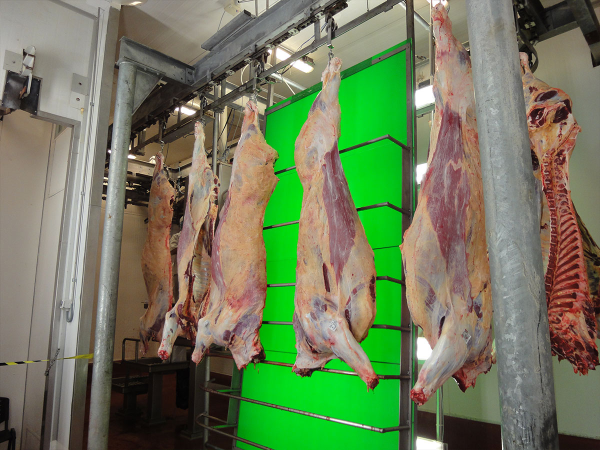
#> input picture images/carcasses.jpg, 1200 x 900 px (shown at 1/2 size)
$ python colour_recognition.py
#> lines starting #> are read from the running program, lines starting #| are printed output that depends on the picture; after the words box and inside, x2 and y2 are one past the last pixel; in counts of white or black regions, pixels touching at a corner belong together
import cv2
import numpy as np


# [22 lines left out: functions canny_edge_detection, contour, not called in this run]


def draw_bbs(image, boxes):
    image_with_boxes = image.copy()
    for box in boxes:
        x_min, y_min, x_max, y_max = box
        cv2.rectangle(
            image_with_boxes, (x_min, y_min), (x_max, y_max), (0, 255, 0), 2
        )  # Draw a green bounding box

    return image_with_boxes


# [37 lines left out: function non_max_suppression, not called in this run]


def getBoxes(image, contours, min_box_size=1000):
    bounding_boxes = []

    for contour in contours:
        x, y, w, h = cv2.boundingRect(contour)
        box_size = w * h

        if box_size >= min_box_size and x / y > 9 / 16:
            bounding_boxes.append((x, y, x + w, y + h))

    return bounding_boxes


def morph(mask):
    kernel = np.ones((2, 2), np.uint8)
    return cv2.morphologyEx(mask, cv2.MORPH_OPEN, kernel)


def cca(mask):
    num_labels, labels, stats, centroids = cv2.connectedComponentsWithStats(
        mask, connectivity=8
    )

    # Filter unwanted components based on area (you may adjust the area threshold)
    min_area_threshold = 1000
    filtered_mask = np.zeros_like(mask)

    for label in range(1, num_labels):
        if stats[label, cv2.CC_STAT_AREA] > min_area_threshold:
            filtered_mask[labels == label] = 255

    # Fill in the connected areas
    contours, _ = cv2.findContours(
        filtered_mask, cv2.RETR_EXTERNAL, cv2.CHAIN_APPROX_SIMPLE
    )
    cv2.fillPoly(filtered_mask, contours, color=(255, 255, 255))

    return filtered_mask


img = cv2.imread("images/carcasses.jpg")
#> img is the input picture: shape (900, 1200, 3); mean B, G, R 90.1, 123.6, 110.6
# img = cv2.imread("images/VBS-2000-03-eplusv-produktbilder-rind.jpg")
# img = cv2.imread("images/canal(2).jpg")

# Convert the image to HSV color space
hsv_img = cv2.cvtColor(img, cv2.COLOR_BGR2HSV)
#> hsv_img: shape (900, 1200, 3); mean H, S, V 38, 86.4, 136.5

# Define the lower and upper bboundounds for the HSV values of the beef carcass
lower_bound = np.array([2, 0, 185])
upper_bound = np.array([25, 255, 255])

lower_bound_red = np.array([170, 0, 0])
upper_bound_red = np.array([180, 255, 255])
# Create a binary mask using the inRange function
mask = cv2.inRange(hsv_img, lower_bound, upper_bound)
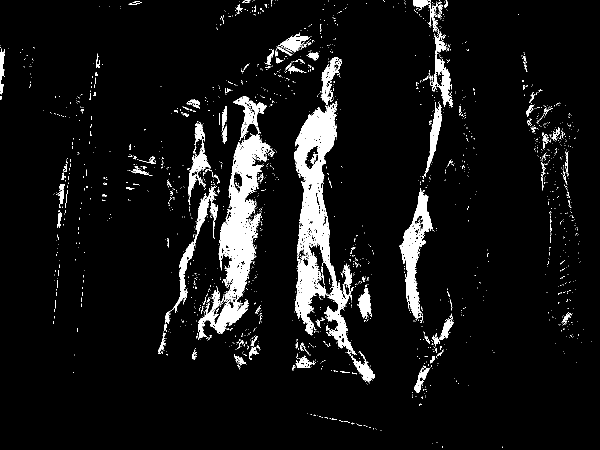
#> mask: shape (900, 1200) (shown at 1/2 size); 6.9% white; 2004 white regions (1874 under 20 px), largest, box (x1, y1, x2, y2) and area: (589, 202, 711, 710) 21692, (396, 269, 548, 680) 17896, (798, 376, 866, 638) 5776
mask_red = cv2.inRange(hsv_img, lower_bound_red, upper_bound_red)
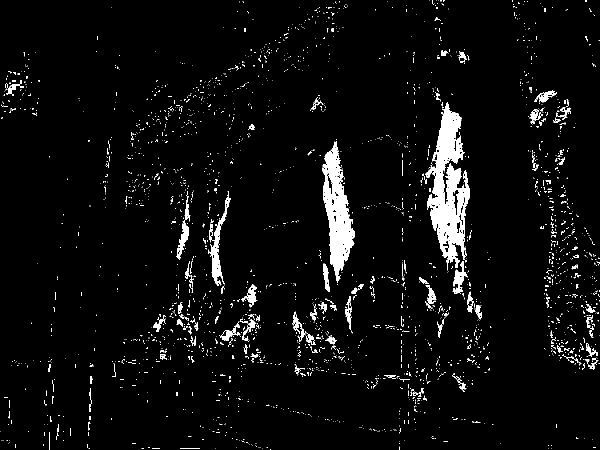
#> mask_red: shape (900, 1200) (shown at 1/2 size); 4.3% white; 2573 white regions (2405 under 20 px), largest, box (x1, y1, x2, y2) and area: (851, 204, 940, 541) 13944, (644, 282, 710, 566) 8656, (416, 382, 462, 572) 1790

mask_combined = cv2.bitwise_or(mask, mask_red)
#> mask_combined: shape (900, 1200); 11.2% white; 4096 white regions (3844 under 20 px), largest, box (x1, y1, x2, y2) and area: (584, 202, 715, 710) 32513, (798, 56, 940, 638) 23502, (389, 269, 548, 682) 20916


mask = cca(mask_combined)
#> in cca, `num_labels, labels, stats, centroids = cv2.connectedComponentsWithStat..`:
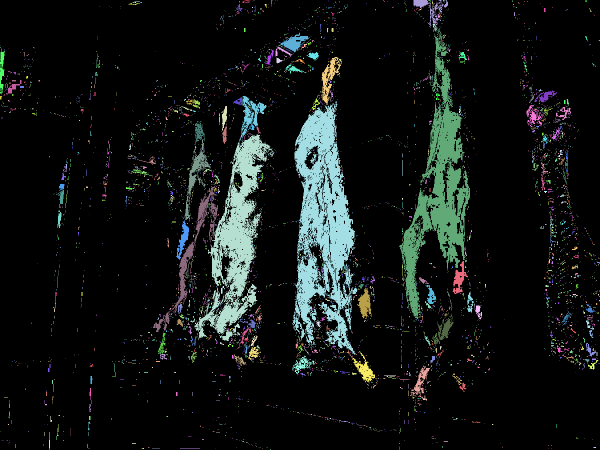
#> labels: shape (900, 1200) int32 (shown at 1/2 size); 4097 distinct labels, from 0 to 4096; one colour per label, 0 black
#> in cca, `num_labels, labels, stats, centroids = cv2.connectedComponentsWithStat..`: num_labels = 4097; centroids = 4097 pairs, first value 0 to 1199, second value 0 to 898
#> after the loop in cca, `for label in range(1, num_labels):`:
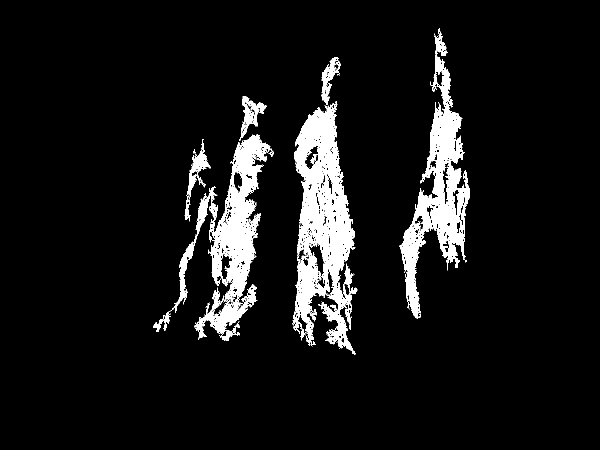
#> filtered_mask: shape (900, 1200) (shown at 1/2 size); 7.9% white; 7 white regions
#> in cca, `contours, _ = cv2.findContours( filtered_mask, cv2.RETR_EXTERNAL, cv2...`: contours = 7 contours; box (x1, y1, x2, y2) and area: (584, 202, 715, 710) 37042, (798, 56, 940, 638) 25614, (389, 269, 548, 682) 22758, (306, 372, 436, 664) 3070, (478, 192, 533, 282) 1630, (369, 278, 421, 443) 1452, (643, 114, 682, 210) 1375
#> in cca, `cv2.fillPoly(filtered_mask, contours, color=(255, 255, 255))`:
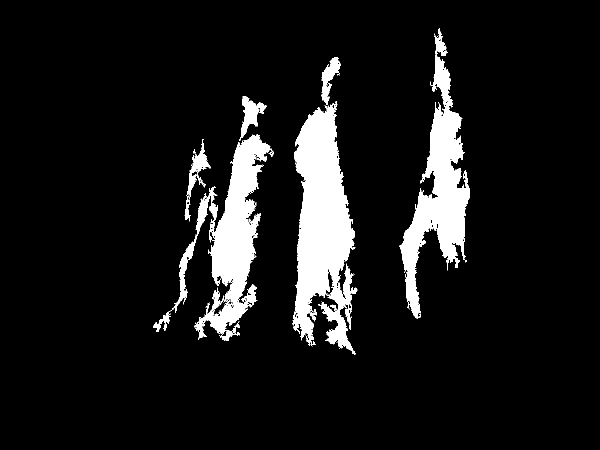
#> filtered_mask: shape (900, 1200) (shown at 1/2 size); 9.2% white; 7 white regions
# mask = mask_combined
# Apply the mask to the original img
result_masked = cv2.bitwise_and(img, img, mask=mask)
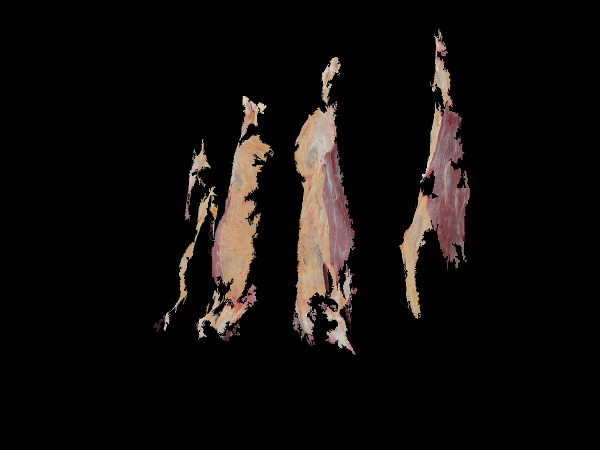
#> result_masked: shape (900, 1200, 3) (shown at 1/2 size); mean B, G, R 11.3, 12.9, 16.1
contours, _ = cv2.findContours(mask, cv2.RETR_EXTERNAL, cv2.CHAIN_APPROX_SIMPLE)

boxes = getBoxes(img, contours, 10000)
#> the loop in getBoxes, `for contour in contours:` made 7 passes
#> (x, y, w, h, box_size) on passes 1 to 7: (306, 372, 130, 292, 37960), (369, 278, 52, 165, 8580), (389, 269, 159, 413, 65667), (584, 202, 131, 508, 66548), (478, 192, 55, 90, 4950), (643, 114, 39, 96, 3744), (798, 56, 142, 582, 82644)
#> after the loop in getBoxes, `for contour in contours:`: bounding_boxes = [(306, 372, 436, 664), (389, 269, 548, 682), (584, 202, 715, 710), (798, 56, 940, 638)]
#> boxes has the same summary as bounding_boxes in getBoxes
# boxes = non_max_suppression(boxes, 0.0)
result = draw_bbs(img, boxes)
#> the loop in draw_bbs, `for box in boxes:` made 4 passes
#> after the loop in draw_bbs, `for box in boxes:`:
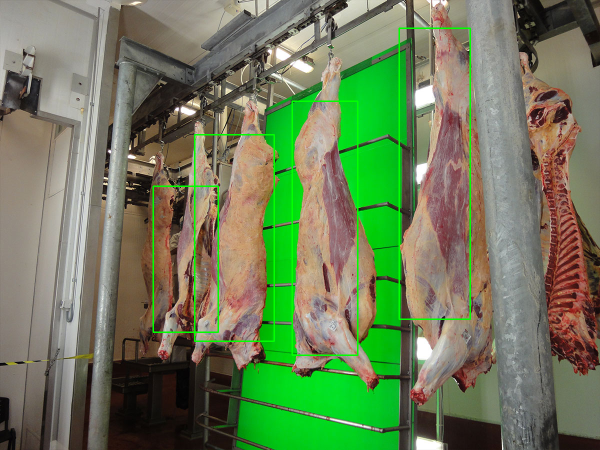
#> image_with_boxes: shape (900, 1200, 3) (shown at 1/2 size); 1.31% of pixels changed, all inside (x1, y1, x2, y2) = (305, 55, 942, 712)

# Display the results
# cv2.imshow("HSV Color Thresholding Mask", mask_combined)
cv2.imshow("Result", result_masked)
# contour(result_masked)
# cv2.drawContours(img, contours, -1, (0, 0, 255), 2)
cv2.imshow("Original img", img)
cv2.imshow("result", result)
# cv2.imshow("Result", result_masked)
cv2.waitKey(0)
cv2.destroyAllWindows()

$ run again, with images/VBS-2000-03-eplusv-produktbilder-rind.jpg copied over images/carcasses.jpg
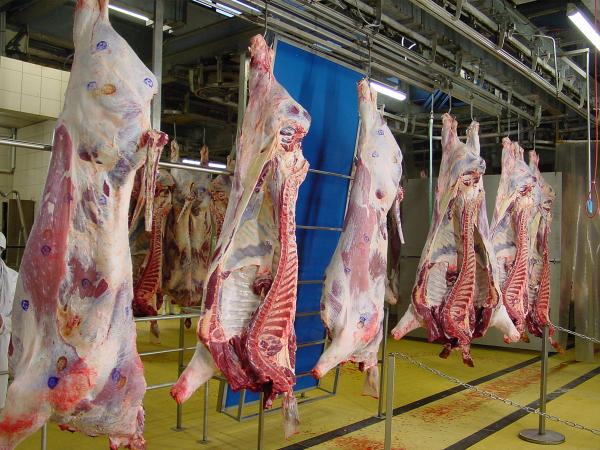
#> input picture images/VBS-2000-03-eplusv-produktbilder-rind.jpg, 1200 x 900 px (shown at 1/2 size)
#> img is the input picture: shape (900, 1200, 3); mean B, G, R 87.2, 103.2, 120.5
#> hsv_img: shape (900, 1200, 3); mean H, S, V 46.7, 100.1, 127.1
#> mask: shape (900, 1200); 11.6% white; 2683 white regions (2428 under 20 px), largest, box (x1, y1, x2, y2) and area: (130, 309, 292, 816) 19236, (411, 199, 619, 604) 13428, (631, 536, 771, 754) 9880
#> mask_red: shape (900, 1200); 9.3% white; 4311 white regions (3874 under 20 px), largest, box (x1, y1, x2, y2) and area: (43, 250, 148, 569) 11786, (680, 311, 776, 629) 10618, (402, 608, 573, 818) 9494
#> mask_combined: shape (900, 1200); 20.8% white; 4732 white regions (4447 under 20 px), largest, box (x1, y1, x2, y2) and area: (43, 250, 304, 869) 51908, (395, 181, 619, 818) 44435, (824, 273, 1101, 687) 36721
#> labels: shape (900, 1200) int32; 4733 distinct labels, from 0 to 4732
#> num_labels = 4733; centroids = 4733 pairs, first value 0 to 1199, second value 0 to 899
#> after the loop in cca, `for label in range(1, num_labels):`:
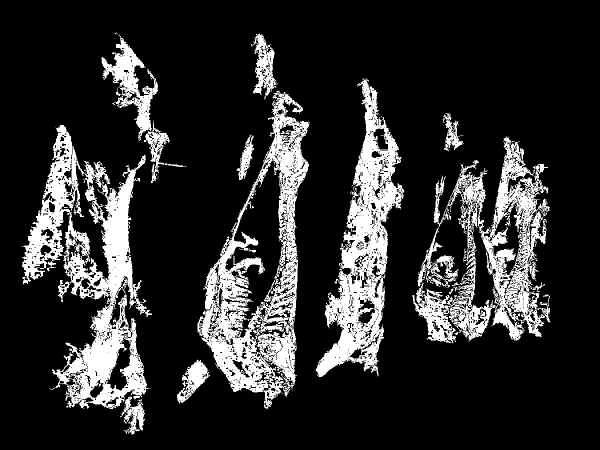
#> filtered_mask: shape (900, 1200) (shown at 1/2 size); 17.4% white; 11 white regions
#> in cca, `contours, _ = cv2.findContours( filtered_mask, cv2.RETR_EXTERNAL, cv2...`: contours = 11 contours; largest, box (x1, y1, x2, y2) and area: (395, 181, 619, 818) 72423, (43, 250, 304, 869) 59085, (824, 273, 1101, 687) 50348, (631, 157, 809, 754) 42275, (203, 64, 316, 283) 7209
#> the loop in getBoxes, `for contour in contours:` made 11 passes
#> (x, y, w, h, box_size) on passes 1 to 8: (354, 719, 66, 88, 5808), (835, 455, 82, 121, 9922), (824, 273, 277, 414, 114678), (473, 269, 35, 91, 3185), (43, 250, 261, 619, 161559), (288, 241, 86, 125, 10750), (885, 226, 43, 77, 3311), (395, 181, 224, 637, 142688)
#> after the loop in getBoxes, `for contour in contours:`: bounding_boxes = [(824, 273, 1101, 687), (288, 241, 374, 366), (395, 181, 619, 818), (631, 157, 809, 754), (203, 64, 316, 283)]
#> boxes has the same summary as bounding_boxes in getBoxes
#> the loop in draw_bbs, `for box in boxes:` made 5 passes
#> after the loop in draw_bbs, `for box in boxes:`:
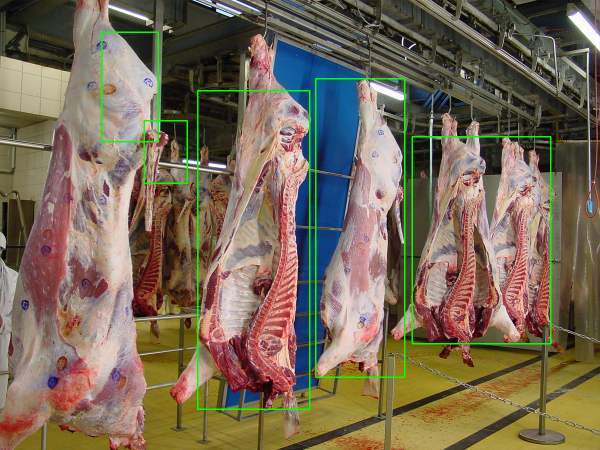
#> image_with_boxes: shape (900, 1200, 3) (shown at 1/2 size); 1.59% of pixels changed, all inside (x1, y1, x2, y2) = (202, 63, 1103, 820)

$ run again, with images/VBS-2000-06-eplusv-produktbilder-rind.jpg copied over images/carcasses.jpg
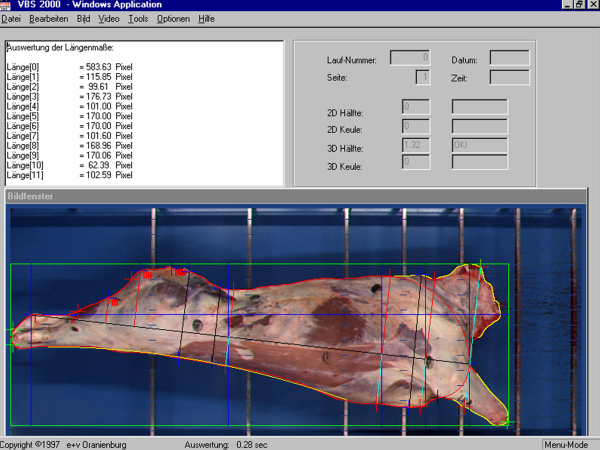
#> input picture images/VBS-2000-06-eplusv-produktbilder-rind.jpg, 1200 x 900 px (shown at 1/2 size)
#> img is the input picture: shape (900, 1200, 3); mean B, G, R 145.8, 130.6, 129.3
#> hsv_img: shape (900, 1200, 3); mean H, S, V 48.5, 82.9, 155.4
#> mask: shape (900, 1200); 3.4% white; 752 white regions (659 under 20 px), largest, box (x1, y1, x2, y2) and area: (133, 644, 363, 700) 4508, (852, 630, 928, 723) 4334, (853, 723, 934, 800) 4086
#> mask_red: shape (900, 1200); 3.3% white; 1796 white regions (1540 under 20 px), largest, box (x1, y1, x2, y2) and area: (459, 690, 756, 794) 6119, (704, 640, 762, 728) 1957, (794, 649, 848, 710) 1559
#> mask_combined: shape (900, 1200); 6.6% white; 1539 white regions (1243 under 20 px), largest, box (x1, y1, x2, y2) and area: (457, 690, 759, 794) 6677, (133, 644, 428, 704) 5968, (852, 617, 928, 723) 4838
#> labels: shape (900, 1200) int32; 1540 distinct labels, from 0 to 1539
#> num_labels = 1540; stats = 1540 rows, first 6: [0, 0, 1200, 900, 1008336], [0, 0, 1, 1, 1], [4, 0, 1, 1, 1], [14, 0, 1, 1, 1], [1195, 0, 1, 16, 16], [0, 5, 20, 11, 110]; centroids = 1540 pairs, first value 0 to 1195, second value 0 to 871
#> after the loop in cca, `for label in range(1, num_labels):`:
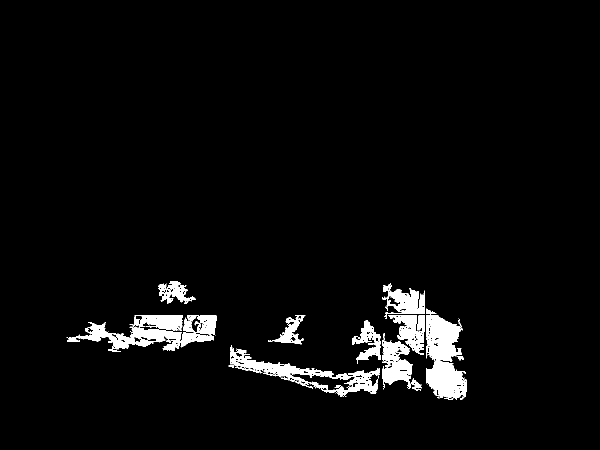
#> filtered_mask: shape (900, 1200) (shown at 1/2 size); 3.7% white; 12 white regions
#> in cca, `contours, _ = cv2.findContours( filtered_mask, cv2.RETR_EXTERNAL, cv2...`: contours = 12 contours; largest, box (x1, y1, x2, y2) and area: (457, 690, 759, 794) 6504, (133, 644, 428, 704) 5948, (852, 617, 928, 723) 4908, (853, 721, 934, 800) 4290, (765, 666, 844, 782) 3670
#> the loop in getBoxes, `for contour in contours:` made 12 passes
#> (x, y, w, h, box_size) on passes 1 to 8: (853, 721, 81, 79, 6399), (457, 690, 302, 104, 31408), (765, 666, 79, 116, 9164), (133, 644, 295, 60, 17700), (704, 640, 58, 88, 5104), (536, 631, 75, 58, 4350), (366, 631, 67, 40, 2680), (776, 630, 74, 80, 5920)
#> after the loop in getBoxes, `for contour in contours:`: bounding_boxes = [(457, 690, 759, 794)]
#> the loop in draw_bbs, `for box in boxes:` made 1 pass
#> after the loop in draw_bbs, `for box in boxes:`:
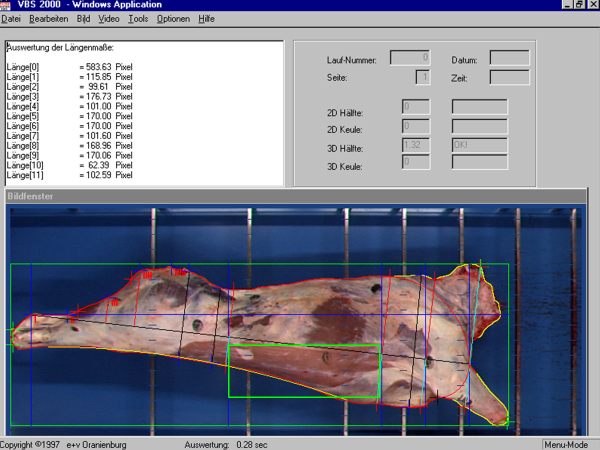
#> image_with_boxes: shape (900, 1200, 3) (shown at 1/2 size); 0.23% of pixels changed, all inside (x1, y1, x2, y2) = (456, 689, 761, 796)
